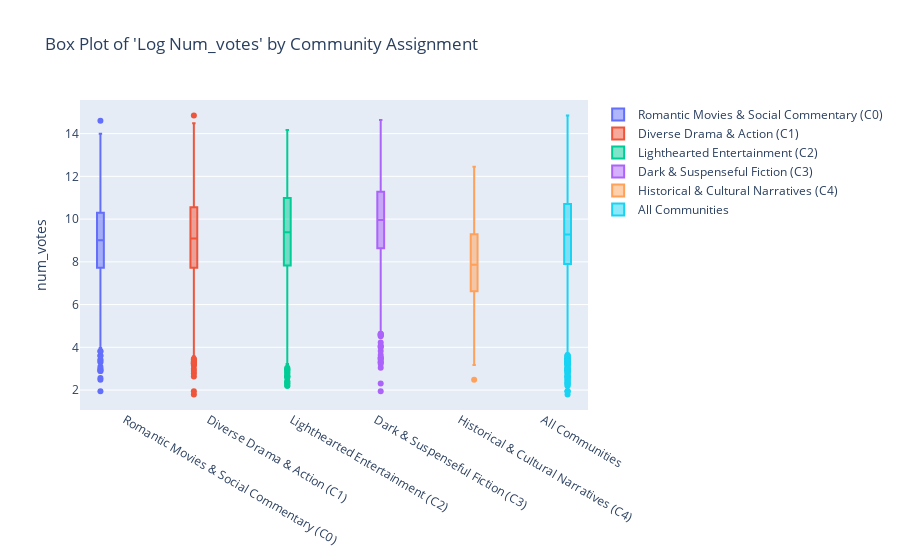

The cell this chart's notebook holds for it:
### Markdown cell above
### Number of Votes

### Code cell
create_box_plots(revenue_df, 'num_votes', log_transform=True)

### Figure 1 — Plotly figure (JSON) as saved in the notebook; plotly's stock layout.template omitted (floating-point values rounded to 4 significant figures; data arrays with more than 128 entries replaced by an {"elided": "..."} marker saying what was removed)
{"data": [{"name": "Romantic Movies & Social Commentary (C0)", "type": "box", "y": {"elided": "2265 float values"}}, {"name": "Diverse Drama & Action (C1)", "type": "box", "y": {"elided": "2177 float values"}}, {"name": "Lighthearted Entertainment (C2)", "type": "box", "y": {"elided": "1119 float values"}}, {"name": "Dark & Suspenseful Fiction (C3)", "type": "box", "y": {"elided": "1589 float values"}}, {"name": "Historical & Cultural Narratives (C4)", "type": "box", "y": {"elided": "189 float values"}}, {"name": "All Communities", "type": "box", "y": {"elided": "7339 float values"}}], "layout": {"boxmode": "group", "title": {"text": "Box Plot of 'Log Num_votes' by Community Assignment"}, "yaxis": {"title": {"text": "num_votes"}}}}
